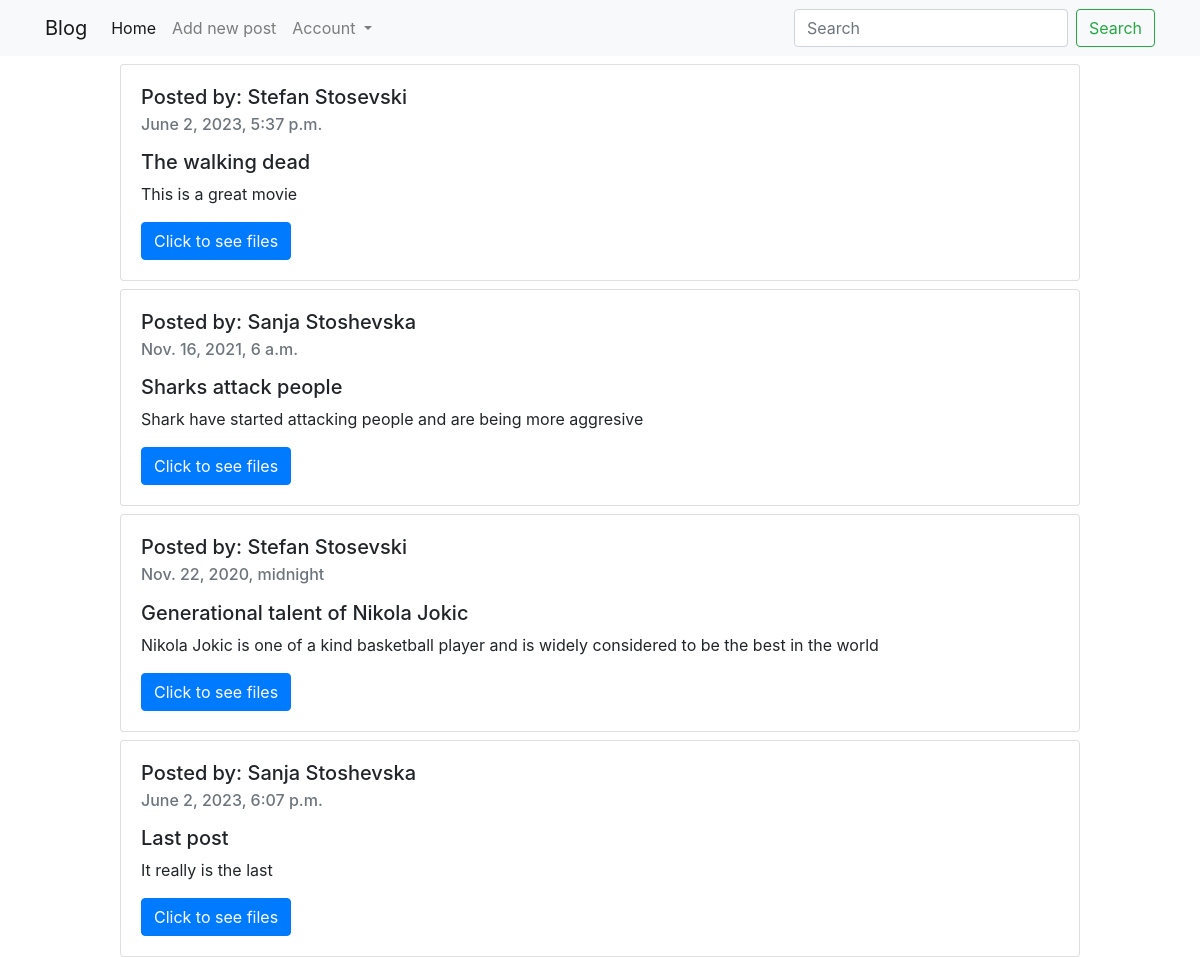
/posts/, run on the app's committed database.
### Blog/models.py (models this page shows, shortened)
class Post(models.Model):
    title = models.CharField(max_length=50)
    content = models.TextField()
    files = models.FileField(upload_to="files/", null=True, blank=True)
    date_of_created = models.DateTimeField()
    date_of_last_update = models.DateTimeField(auto_now=True)
    author = models.ForeignKey(BlogUser, on_delete=models.CASCADE, null=True, blank=True)

class BlogUser(models.Model):
    name = models.CharField(max_length=50)
    last_name = models.CharField(max_length=50)
    date_of_birth = models.DateTimeField()
    user = models.ForeignKey(User, on_delete=models.CASCADE, null=True, blank=True)
    profile_image = models.ImageField(upload_to="profile_images/", null=True, blank=True)
    interests = models.CharField(max_length=100, null=True, blank=True)
    skills = models.CharField(max_length=100, null=True, blank=True)
    profession = models.CharField(max_length=30, null=True, blank=True)
    blocked_users = models.ManyToManyField(User, related_name="blocked_users", blank=True)
    def show_name_and_surname(self):
        return self.name + " " + self.last_name

### Blog/views.py (the view)
# urls.py: path('posts/', posts, name="posts"),
def posts(request):
    queryset = Post.objects.all()
    context = {"posts": queryset}
    return render(request, "posts.html", context=context)

### Blog/templates/posts.html (shortened to what this page needs)
<!DOCTYPE html>
<html lang="en">
<head>
    <link rel="stylesheet" href="https://cdn.jsdelivr.net/npm/bootstrap@4.3.1/dist/css/bootstrap.min.css"
>
</head>
<body>
<nav class="navbar navbar-expand-lg navbar-light bg-light">
    <div class="container">
        <a class="navbar-brand" href="/posts/">Blog</a>
        <div class="collapse navbar-collapse" id="navbarSupportedContent">
            <ul class="navbar-nav mr-auto">
                <li class="nav-item active">
                    <a class="nav-link" href="/posts/">Home <span class="sr-only">(current)</span></a>
                </li>
                <li class="nav-item">
                    <a class="nav-link" href="/add/post/">Add new post</a>
                </li>
                <li class="nav-item dropdown">
                    <a class="nav-link dropdown-toggle" href="#" id="navbarDropdown" role="button"
                       data-toggle="dropdown" aria-haspopup="true" aria-expanded="false">
                        Account
                    </a>
                </li>
            </ul>
            <form class="form-inline my-2 my-lg-0">
                <input class="form-control mr-sm-2" type="search" placeholder="Search" aria-label="Search">
                <button class="btn btn-outline-success my-2 my-sm-0" type="submit">Search</button>
            </form>
        </div>
    </div>
</nav>
{% for post in posts %}
    <div class="d-flex justify-content-center pt-2">
        <div class="card" style="width: 60rem;">
            <div class="card-body post">
                <h5 class="card-title">Posted by:
                    {{ post.author.show_name_and_surname }}
                </h5>
                <h6 class="card-subtitle mb-2 text-muted">{{ post.date_of_created }}</h6>
                <p class="card-text">
                <p class="h5">{{ post.title }}</p>
                {{ post.content }}
                </p>
                <a href="#" data-toggle="modal" data-target="#exampleModal" class="btn btn-primary">Click to see files</a>
            </div>
        </div>
    </div>
{% endfor %}
</body>
</html>

### data on the page
Post: author.show_name_and_surname "Stefan Stosevski", date_of_created "June 2, 2023, 5:37 p.m.", title "The walking dead", content "This is a great movie"
Post: author.show_name_and_surname "Sanja Stoshevska", date_of_created "Nov. 16, 2021, 6 a.m.", title "Sharks attack people", content "Shark have started attacking people and are being more aggresive"
Post: author.show_name_and_surname "Stefan Stosevski", date_of_created "Nov. 22, 2020, midnight", title "Generational talent of Nikola Jokic", content "Nikola Jokic is one of a kind basketball player and is widely considered to be the best in the world"
Post: author.show_name_and_surname "Sanja Stoshevska", date_of_created "June 2, 2023, 6:07 p.m.", title "Last post", content "It really is the last"
